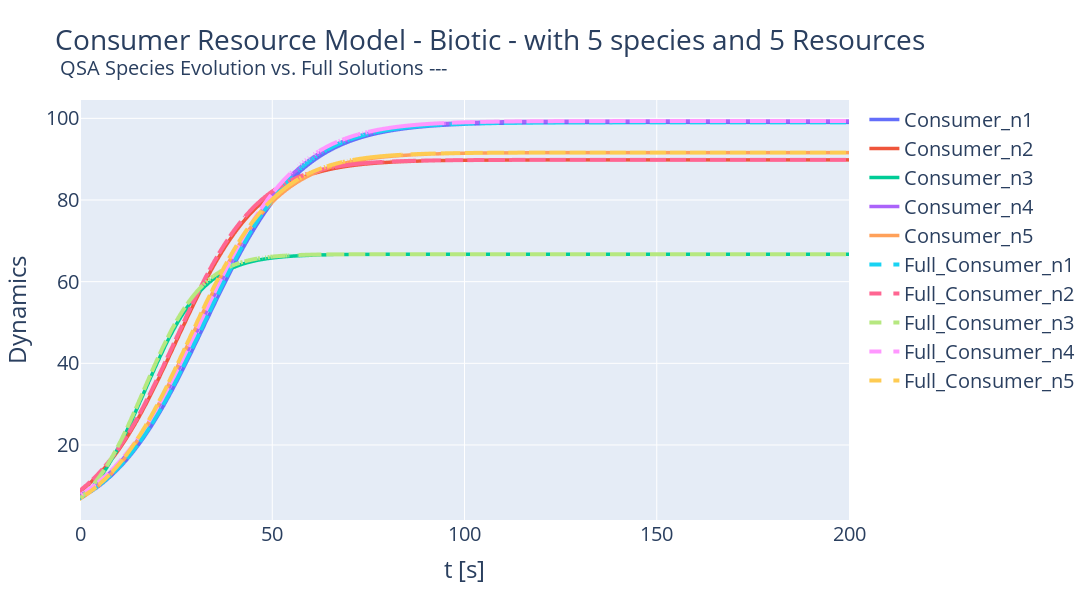

Notebook code for this chart:
### Code cell
fig = px.line( df_spec, x='t[s]', 
              title="Consumer Resource Model - Biotic - with 5 species and 5 Resources <br><sup> QSA Species Evolution vs. Full Solutions ---</sup>", 
              y = ['t[s]', 'Consumer_n1', 'Consumer_n2', 'Consumer_n3', 'Consumer_n4','Consumer_n5',
                    'Full_Consumer_n1', 'Full_Consumer_n2', 'Full_Consumer_n3', 'Full_Consumer_n4','Full_Consumer_n5'],
              labels={'value':'Dynamics', 'variable':'', 't[s]':'t [s]'},
              height=600, width=1200)

for i in range (1,6):
      fig.update_traces(selector = {'name': f'Consumer_n{i}'}, line = {'width':3.5})

for i in range (1,6):
      fig.update_traces(selector = {'name': f'Full_Consumer_n{i}'}, line = {'width':4, 'dash':'dash'})

fig.update_layout(font=dict(size=20))
fig.show()

### Figure 1 — Plotly figure (JSON) as saved in the notebook; plotly's stock layout.template omitted (floating-point values rounded to 4 significant figures; data arrays with more than 128 entries replaced by an {"elided": "..."} marker saying what was removed)
{"data": [{"hovertemplate": "=Consumer_n1<br>t [s]=%{x}<br>Dynamics=%{y}<extra></extra>", "legendgroup": "Consumer_n1", "line": {"color": "#636efa", "dash": "solid", "width": 3.5}, "marker": {"symbol": "circle"}, "mode": "lines", "name": "Consumer_n1", "showlegend": true, "type": "scattergl", "x": {"elided": "300 float values"}, "xaxis": "x", "y": {"elided": "300 float values"}, "yaxis": "y"}, {"hovertemplate": "=Consumer_n2<br>t [s]=%{x}<br>Dynamics=%{y}<extra></extra>", "legendgroup": "Consumer_n2", "line": {"color": "#EF553B", "dash": "solid", "width": 3.5}, "marker": {"symbol": "circle"}, "mode": "lines", "name": "Consumer_n2", "showlegend": true, "type": "scattergl", "x": {"elided": "300 float values"}, "xaxis": "x", "y": {"elided": "300 float values"}, "yaxis": "y"}, {"hovertemplate": "=Consumer_n3<br>t [s]=%{x}<br>Dynamics=%{y}<extra></extra>", "legendgroup": "Consumer_n3", "line": {"color": "#00cc96", "dash": "solid", "width": 3.5}, "marker": {"symbol": "circle"}, "mode": "lines", "name": "Consumer_n3", "showlegend": true, "type": "scattergl", "x": {"elided": "300 float values"}, "xaxis": "x", "y": {"elided": "300 float values"}, "yaxis": "y"}, {"hovertemplate": "=Consumer_n4<br>t [s]=%{x}<br>Dynamics=%{y}<extra></extra>", "legendgroup": "Consumer_n4", "line": {"color": "#ab63fa", "dash": "solid", "width": 3.5}, "marker": {"symbol": "circle"}, "mode": "lines", "name": "Consumer_n4", "showlegend": true, "type": "scattergl", "x": {"elided": "300 float values"}, "xaxis": "x", "y": {"elided": "300 float values"}, "yaxis": "y"}, {"hovertemplate": "=Consumer_n5<br>t [s]=%{x}<br>Dynamics=%{y}<extra></extra>", "legendgroup": "Consumer_n5", "line": {"color": "#FFA15A", "dash": "solid", "width": 3.5}, "marker": {"symbol": "circle"}, "mode": "lines", "name": "Consumer_n5", "showlegend": true, "type": "scattergl", "x": {"elided": "300 float values"}, "xaxis": "x", "y": {"elided": "300 float values"}, "yaxis": "y"}, {"hovertemplate": "=Full_Consumer_n1<br>t [s]=%{x}<br>Dynamics=%{y}<extra></extra>", "legendgroup": "Full_Consumer_n1", "line": {"color": "#19d3f3", "dash": "dash", "width": 4}, "marker": {"symbol": "circle"}, "mode": "lines", "name": "Full_Consumer_n1", "showlegend": true, "type": "scattergl", "x": {"elided": "300 float values"}, "xaxis": "x", "y": {"elided": "300 float values"}, "yaxis": "y"}, {"hovertemplate": "=Full_Consumer_n2<br>t [s]=%{x}<br>Dynamics=%{y}<extra></extra>", "legendgroup": "Full_Consumer_n2", "line": {"color": "#FF6692", "dash": "dash", "width": 4}, "marker": {"symbol": "circle"}, "mode": "lines", "name": "Full_Consumer_n2", "showlegend": true, "type": "scattergl", "x": {"elided": "300 float values"}, "xaxis": "x", "y": {"elided": "300 float values"}, "yaxis": "y"}, {"hovertemplate": "=Full_Consumer_n3<br>t [s]=%{x}<br>Dynamics=%{y}<extra></extra>", "legendgroup": "Full_Consumer_n3", "line": {"color": "#B6E880", "dash": "dash", "width": 4}, "marker": {"symbol": "circle"}, "mode": "lines", "name": "Full_Consumer_n3", "showlegend": true, "type": "scattergl", "x": {"elided": "300 float values"}, "xaxis": "x", "y": {"elided": "300 float values"}, "yaxis": "y"}, {"hovertemplate": "=Full_Consumer_n4<br>t [s]=%{x}<br>Dynamics=%{y}<extra></extra>", "legendgroup": "Full_Consumer_n4", "line": {"color": "#FF97FF", "dash": "dash", "width": 4}, "marker": {"symbol": "circle"}, "mode": "lines", "name": "Full_Consumer_n4", "showlegend": true, "type": "scattergl", "x": {"elided": "300 float values"}, "xaxis": "x", "y": {"elided": "300 float values"}, "yaxis": "y"}, {"hovertemplate": "=Full_Consumer_n5<br>t [s]=%{x}<br>Dynamics=%{y}<extra></extra>", "legendgroup": "Full_Consumer_n5", "line": {"color": "#FECB52", "dash": "dash", "width": 4}, "marker": {"symbol": "circle"}, "mode": "lines", "name": "Full_Consumer_n5", "showlegend": true, "type": "scattergl", "x": {"elided": "300 float values"}, "xaxis": "x", "y": {"elided": "300 float values"}, "yaxis": "y"}], "layout": {"font": {"size": 20}, "height": 600, "legend": {"title": {"text": ""}, "tracegroupgap": 0}, "title": {"text": "Consumer Resource Model - Biotic - with 5 species and 5 Resources <br><sup> QSA Species Evolution vs. Full Solutions ---</sup>"}, "width": 1200, "xaxis": {"anchor": "y", "domain": [0, 1], "title": {"text": "t [s]"}}, "yaxis": {"anchor": "x", "domain": [0, 1], "title": {"text": "Dynamics"}}}}
